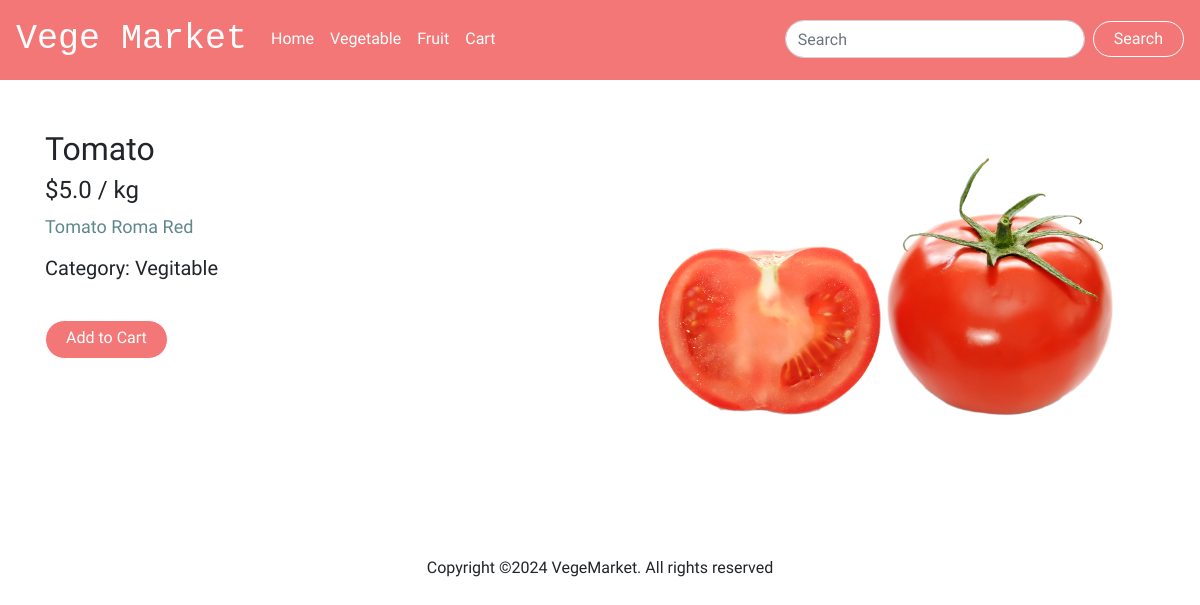
/detail/1, run on the app's committed database.
### vegemarket/models.py (models this page shows)
class ItemDetail(db.Model):
    __tablename__ = 'item_details'
    id = db.Column(db.Integer, primary_key=True)
    title = db.Column(db.String(64), unique=True)
    category = db.Column(db.String(100), nullable=False)
    description = db.Column(db.String(500), nullable=False)
    image = db.Column(db.String(60), nullable=False, default = 'defaultimage.jpg')
    price = db.Column(db.Float)
    item_id = db.Column(db.Integer, db.ForeignKey('categorys.id'))

### vegemarket/view.py (the view)
@bp.route('/detail/<int:itemid>', methods = ['POST','GET'])
def itemdetail(itemid):
    selecteditem = db.session.scalars(db.select(ItemDetail).where(ItemDetail.id==itemid)).all()
    return render_template('detail.html', itemDetail = selecteditem)

### vegemarket/templates/detail.html (shortened to what this page needs)
{% extends 'base.html' %}
{% block main %}
<section class="pbt-50 category">
  <div class="container">
    <div class="row">
      {% for item in itemDetail %}
      <div class="col-xl-6">
        <h2>{{item.title}}</h2>
        <h4>${{item.price}} / kg</h4>
        <p class="theme-desc">{{item.description}}</p>
        <h5 class="pb-2 mb-2">Category: {{item.category}}</h5>
        <form action="{{url_for('main.cart')}}">
          <br />
          <input class="btn btn-primary custom-btn pb-2 mb-4" type="submit" value="Add to Cart">
        </form>
      </div>
      <div class="col-xl-6">
        <div class="desc-img-box">
          <img src="../static/images/{{item.image}}" class="card-img-top" alt="">
        </div>
      </div>
      {% endfor %}
    </div>
  </div>
</section>
{% endblock %}

### vegemarket/static/css/custom.css (style rules this page uses)
body { font-family: 'Quicksand', sans-serif; font-weight: 400; }
img { max-width: 100%; }
.custom-btn { padding: 5px 20px; background-color: #f47777; color: #fff; border-radius: 100px; border-color: #fff; transition: 1s ease-in-out; font-weight: 500; }
p.theme-desc { font-size: 18px; font-weight: 400; color: #5f888d; }
.pbt-50 { padding-top: 50px; padding-bottom: 50px; }
button, input { overflow: visible; border-radius: 9px; padding-left: inherit; }

### data on the page
ItemDetail: title "Tomato", price "5.0", description "Tomato Roma Red", category "Vegitable", image (picture)
